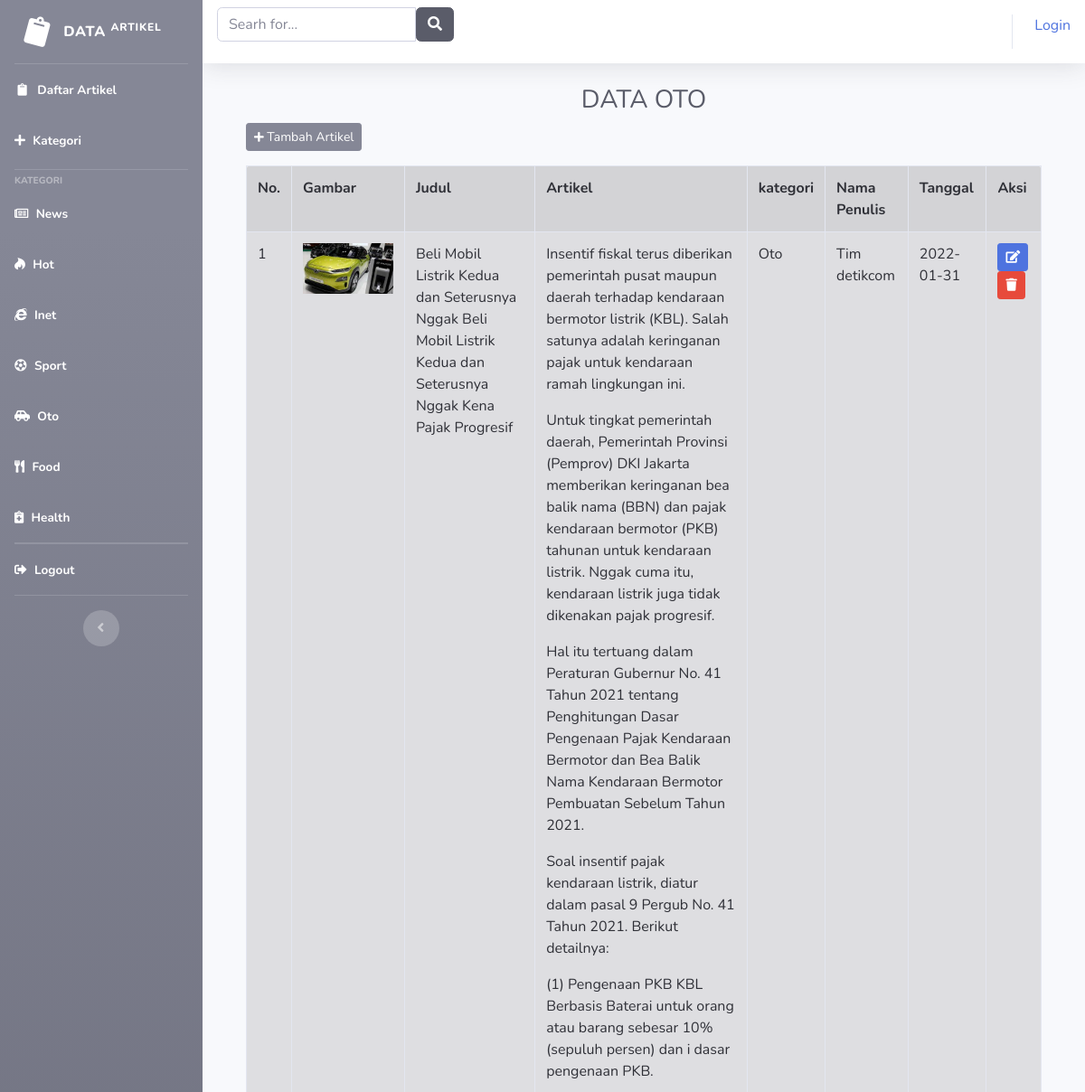
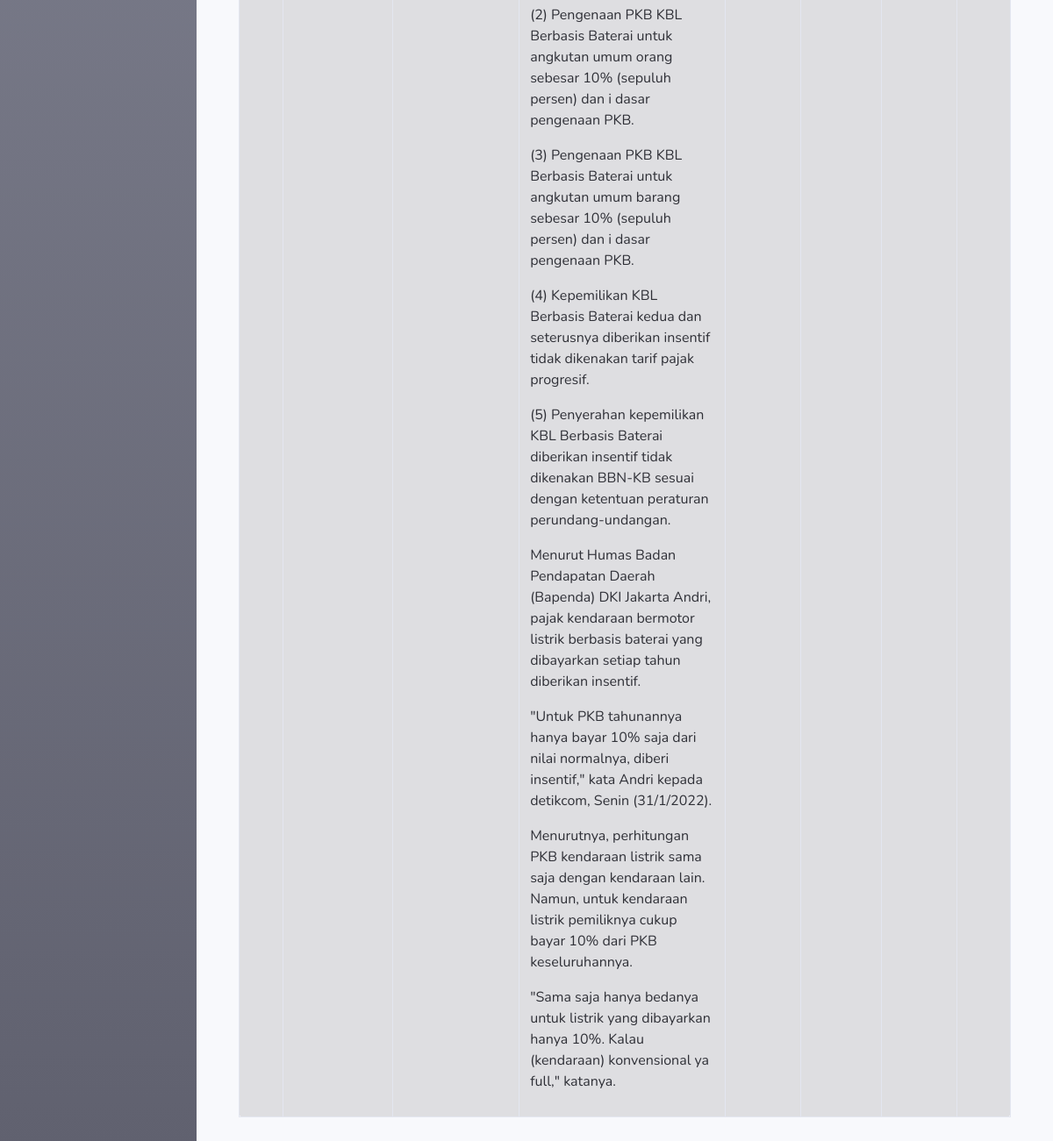
Page /index.php/admin/kategori/oto on the committed database (2 pictures, top to bottom).
### tables this page shows
CREATE TABLE `kategori` (
  `id` int(11) NOT NULL,
  `kategori` varchar(100) NOT NULL,
  `alias` varchar(50) NOT NULL,
  `terbit` varchar(1) NOT NULL,
  `link` varchar(50) NOT NULL,
  `logo` varchar(100) NOT NULL
);

CREATE TABLE `artikel` (
  `id` int(11) NOT NULL,
  `gambar` varchar(100) NOT NULL,
  `judul` varchar(250) NOT NULL,
  `artikel` text NOT NULL,
  `kategori` varchar(60) NOT NULL,
  `nama_penulis` varchar(50) NOT NULL,
  `tanggal` date NOT NULL
);

### application/controllers/admin/Kategori.php (called while the page is built, shortened)
<?php
class Kategori extends CI_Controller
{
    public function oto()
    {
        $data['oto'] = $this->model_kategori->oto()->result();
        $this->load->view('templates_admin/header');
        $this->load->view('templates_admin/sidebar');
        $this->load->view('oto', $data);
        $this->load->view('templates_admin/footer');
    }
}

### index.php (called while the page is built, shortened)
<?php
require_once BASEPATH.'core/CodeIgniter.php';

### application/models/model_kategori.php (called while the page is built, shortened)
<?php
class model_kategori extends CI_Model
{
    public function oto()
    {
        return $this->db->get_where("artikel", array('kategori' => 'oto'));
    }
}

### application/views/oto.php (the view, shortened to what this page needs)
<div class="container-fluid">
    <div class="d-sm-flex align-items-center justify-content-between mb-4">
        <div class="container-fluid">
            <center>
                <h1 class="h3 mb-2 text-gray-800">DATA OTO</h1>
            </center>
            <button class="btn btn-sm btn-secondary mb-3" data-toggle="modal" data-target="#tambah_artikel"> <i class="fas fa-plus fa-sm"></i> Tambah Artikel</button>
            <table class="table table-bordered table-striped alert alert-dark">
                <tr>
                    <th>No.</th>
                    <th>Gambar</th>
                    <th>Judul</th>
                    <th>Artikel</th>
                    <th>kategori</th>
                    <th>Nama Penulis</th>
                    <th>Tanggal</th>
                    <th>Aksi</th>
                </tr>
                <?php $nomor = 1; ?>
                <?php foreach ($oto as $des) : ?>
                    <tr>
                        <td><?= $nomor++ ?></td>
                        <td> <img src="<?= base_url() . '/uploads/' . $des->gambar ?>" width="100">
                        <td><?= $des->judul ?></td>
                        <td><?= $des->artikel ?></td>
                        <td><?= $des->kategori ?></td>
                        <td><?= $des->nama_penulis ?></td>
                        <td><?= $des->tanggal ?></td>
                        <td>
                            <?= anchor('admin/dashboard_admin/edit/' . $des->id, '<div class="btn btn-primary btn-sm"><i class="fas fa-edit"></i></div>') ?>
                            <?= anchor('admin/dashboard_admin/hapus/' . $des->id, '<div class="btn btn-danger btn-sm"><i class="fas fa-trash"></i></div>') ?>
                        </td>
                    </tr>
                <?php endforeach; ?>
            </table>
        </div>
    </div>
</div>

### application/views/templates_admin/header.php (shortened to what this page needs)
<!DOCTYPE html>
<html lang="en">
<head>
    <link href="<?= base_url() ?>assets/vendor/fontawesome-free/css/all.min.css" rel="stylesheet" type="text/css">
    <link href="<?= base_url() ?>assets/css/sb-admin-2.min.css" rel="stylesheet">
</head>

### application/views/templates_admin/sidebar.php (shortened to what this page needs)
<body id="page-top">
    <div id="wrapper">
        <ul class="navbar-nav bg-gradient-secondary sidebar sidebar-dark accordion" id="accordionSidebar">
            <a class="sidebar-brand d-flex align-items-center justify-content-center" href="index.html">
                <div class="sidebar-brand-icon rotate-15">
                    <i class="fas fa-clipboard"></i>
                </div>
                <div class="sidebar-brand-text mx-3">Data <sup>Artikel</sup></div>
            </a>
            <hr class="sidebar-divider my-0">
            <li class="nav-item active">
                <a class="nav-link" href="<?= base_url('admin/dashboard_admin'); ?>">
                    <i class="fas fa-fw fa-clipboard"></i>
                    <span>Daftar Artikel</span></a>
            </li>
            <li class="nav-item active">
                <a class="nav-link" href="<?= base_url('admin/Tambah_kategori'); ?>">
                    <i class="fas fa-plus"></i>
                    <span>Kategori</span></a>
            </li>
            <hr class="sidebar-divider my-1">
            <div class="sidebar-heading">
                Kategori
            </div>
            <?php $menu = $this->db->get('kategori')->result(); ?>
            <?php foreach ($menu as $m) : ?>
                <li class="nav-item active">
                    <a class="nav-link" href="<?= base_url("$m->link"); ?>">
                        <i class="<?= $m->logo ?>"></i>
                        <span><?= $m->kategori ?></span></a>
                </li>
            <?php endforeach; ?>
            <hr class="sidebar-divider my-0">
            <hr class="sidebar-divider my-0">
            <li class="nav-item active">
                <a class="nav-link" href="<?= base_url() ?>auth/login">
                    <i class="fas fa-sign-out-alt"></i>
                    <span>Logout</span>
                </a>
            </li>
            <hr class="sidebar-divider d-none d-md-block">
            <div class="text-center d-none d-md-inline">
                <button class="rounded-circle border-0" id="sidebarToggle"></button>
            </div>
        </ul>
        <div id="content-wrapper" class="d-flex flex-column">
            <div id="content">
                <nav class="navbar navbar-expand navbar-light bg-white topbar mb-4 static-top shadow">
                    <div class="row-mt-3">
                        <div class="col-mr-6">
                            <form action="" method="post">
                                <div class="input-group mb-3">
                                    <input type="text" class="form-control" placeholder="Searh for..." name="keyword">
                                    <button type="submit" class="btn btn-dark"><i class="fas fa-search"></i> </button>
                                </div>
                            </form>
                        </div>
                    </div>
                    <ul class="navbar-nav ml-auto">
                        <ul class="na navbar-nav navbar-right">
                            <?php if ($this->session->userdata('username')) { ?>
                                <li>
                                    <div>Selamat Datang <?= $this->session->userdata('username') ?></div>
                                </li>
                                <li class="ml-2"><?= anchor('auth/logout', 'Logout'); ?></li>
                            <?php } else { ?>
                                <li class="ml-2"><?= anchor('auth/login', 'Login'); ?></li>
                            <?php } ?>
                        </ul>
                    </ul>
                </nav>

### application/views/templates_admin/footer.php (shortened to what this page needs)
</body>
</html>

### rows in the picture
kategori: kategori "News"
kategori: kategori "Hot"
kategori: kategori "Inet"
kategori: kategori "Sport"
kategori: kategori "Oto"
kategori: kategori "Food"
kategori: kategori "Health"
artikel: gambar (picture), judul "Beli Mobil Listrik Kedua dan Seterusnya Nggak Beli Mobil Listrik Kedua dan Seterusnya Nggak Kena Pajak Progresif", artikel "Insentif fiskal terus diberikan pemerintah pusat maupun daerah terhadap kendaraan bermotor listrik (KBL). Salah satunya adalah keringanan pajak untuk kendaraan ramah lingkungan ini. Untuk tingkat pemerintah daerah, Pemerintah Provinsi (Pemprov) DKI Jakarta memberikan keringanan bea balik nama (BBN) dan pajak kendaraan bermotor (PKB) tahunan untuk kendaraan listrik. Nggak cuma itu, kendaraan listrik juga tidak dikenakan pajak progresif. Hal itu tertuang dalam Peraturan Gubernur No. 41 Tahun 2021 tentang Penghitungan Dasar Pengenaan Pajak Kendaraan Bermotor dan Bea Balik Nama Kendaraan Bermotor Pembuatan Sebelum Tahun 2021. Soal insentif pajak kendaraan listrik, diatur dalam pasal 9 Pergub…", kategori "Oto", nama_penulis "Tim detikcom", tanggal "2022-01-31"

### other values in the picture
anchor('auth/login', 'Login') "Login"
